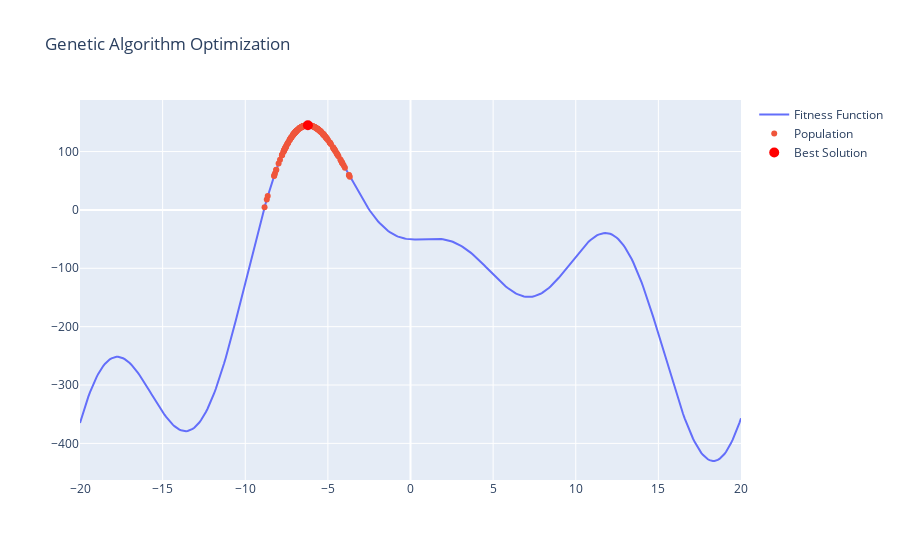

Notebook source saved alongside this figure:
### Markdown cell above
# 2024_AI_BU_04

다음의 코드는 유전 알고리즘을 통해 파란 선의 -20 부터 +20 구간 내에서 가장 큰 지점을 찾습니다. 잘 된 예시와 유사하게, 모든 인구(population)가 구간 내에서 가장 높은 봉우리 주변에 모일 수 있도록 아래의 세 파라미터를 수정하세요. 수정한 내용을 설명하는 주석을 코드 내에 작성하세요. 수정한 뒤, 코드를 실행해 결과 화면을 보이고, 저장하여 제출하세요. 지정된 세 가지 파라미터 외의 다른 부분은 수정하지 마세요.


### 잘 된 예시
<div>
<img src="https://share.cleanshot.com/9MwHT8Ln+" width="300px"/>
</div>

### 잘못된 예시
<div>
<img src="https://share.cleanshot.com/TRy3lJcq+" width="300px"/>
</div>

### Code cell
# %%
import numpy as np
import plotly.graph_objs as go
import plotly.express as px


# Define the fitness function
def fitness_function(x):
    x = x + 5
    return 120 * np.cos(0.4 * x) - 80 * np.sin(0.6 * x) + 50 * np.sin(0.2 * x) + 0.05 * x**3 - 1.5 * x**2

# Parameters for the genetic algorithm
# Q1. 이 부분의 세 가지 파라미터를 변경하여 최적점에 가까운 하나의 봉우리에 모든 결과값이 수렴할 수 있도록 수정하고, 수정한 이유를 주석으로 설명하세요.
population_size = 10
num_generations = 1
mutation_rate = 0.001

# Generate initial population
population = np.random.uniform(-15, 10, population_size)

# Genetic Algorithm
for generation in range(num_generations):
    # Evaluate fitness
    fitness = fitness_function(population)

    # Selection (select top 50% individuals)
    sorted_indices = np.argsort(fitness)
    population = population[sorted_indices]
    population = population[len(population) // 2 :]

    # Crossover (create new population)
    offspring = []
    for i in range(population_size - len(population)):
        parent1 = np.random.choice(population)
        parent2 = np.random.choice(population)
        child = (parent1 + parent2) / 2
        offspring.append(child)
    population = np.concatenate((population, offspring))

    # Mutation
    for i in range(len(population)):
        if np.random.uniform() < mutation_rate:
            population[i] += np.random.uniform(-2, 2)

# Final evaluation
fitness = fitness_function(population)
best_solution = population[np.argmax(fitness)]
best_fitness = np.max(fitness)

# Plotting the results
x = np.linspace(-20, 20, 400)
y = fitness_function(x)

fig = go.Figure()
fig.add_trace(go.Scatter(x=x, y=y, mode="lines", name="Fitness Function"))
fig.add_trace(
    go.Scatter(
        x=population, y=fitness_function(population), mode="markers", name="Population"
    )
)
fig.add_trace(
    go.Scatter(
        x=[best_solution],
        y=[best_fitness],
        mode="markers",
        marker=dict(color="red", size=10),
        name="Best Solution",
    )
)

fig.update_layout(
    title="Genetic Algorithm Optimization"#, xaxis_title="x", yaxis_title="f(x) = x^2"
)

fig.show()

### Figure 1 — Plotly figure (JSON) as saved in the notebook; plotly's stock layout.template omitted (floating-point values rounded to 4 significant figures; data arrays with more than 128 entries replaced by an {"elided": "..."} marker saying what was removed)
{"data": [{"mode": "lines", "name": "Fitness Function", "type": "scatter", "x": {"elided": "400 float values"}, "y": {"elided": "400 float values"}}, {"mode": "markers", "name": "Population", "type": "scatter", "x": {"elided": "200 float values"}, "y": {"elided": "200 float values"}}, {"marker": {"color": "red", "size": 10}, "mode": "markers", "name": "Best Solution", "type": "scatter", "x": [-6.209], "y": [145.1]}], "layout": {"title": {"text": "Genetic Algorithm Optimization"}}}
